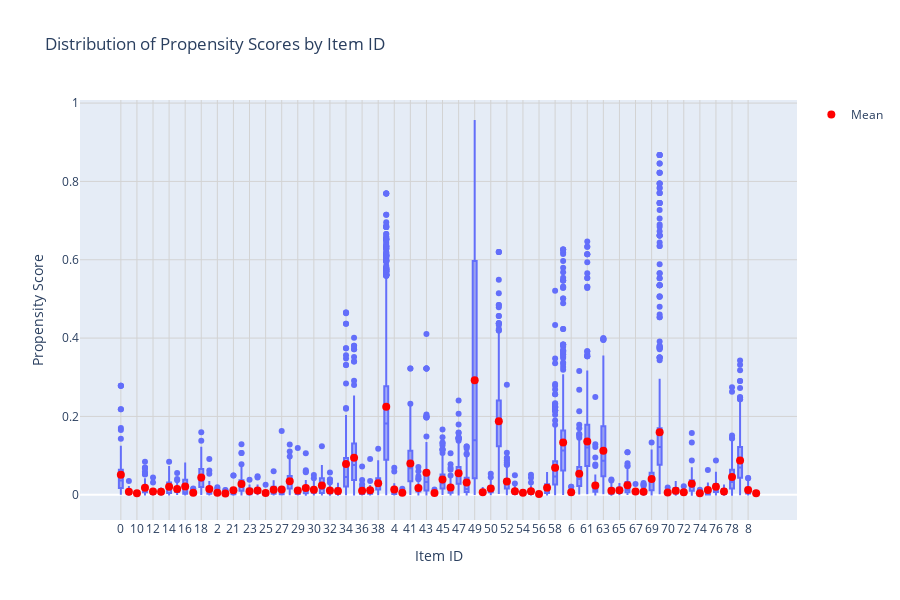

Notebook cell for this chart:
### Markdown cell above
### Propensity Score Distribution by Item ID

Visualize how propensity scores are distributed across different items using boxplots.

### Code cell
# Process data and calculate statistics
plot_df, stats_by_item, summary_by_item = calculate_distribution_stats(
    df=log_df_readable,
    value_col='propensity_score',
    groupby_col='item_id',
    groupby_col_as_string=True
)

# Create the boxplot visualization
fig = plot_boxplot_with_stats(
    plot_df=plot_df,
    stats_df=stats_by_item,
    value_col='propensity_score',
    groupby_col_str='item_id_str',
    title='Distribution of Propensity Scores by Item ID',
    xlabel='Item ID',
    ylabel='Propensity Score',
    height=600,
    show_mean_overlay=True
)

fig.show()

# Print summary statistics
print("\nPropensity Score Statistics by Item ID:")
print("="*60)

print("\nFirst 10 items:")
display(summary_by_item.head(10))

print("\nItems with highest mean propensity:")
display(summary_by_item.nlargest(5, 'mean'))

print("\nItems with lowest mean propensity:")
display(summary_by_item.nsmallest(5, 'mean'))

### Figure 1 — Plotly figure (JSON) as saved in the notebook; plotly's stock layout.template omitted (floating-point values rounded to 4 significant figures; data arrays with more than 128 entries replaced by an {"elided": "..."} marker saying what was removed)
{"data": [{"alignmentgroup": "True", "hovertemplate": "<b>Item ID: %{x}</b><br>Propensity Score: %{y:.4f}<br><extra></extra>", "legendgroup": "", "marker": {"color": "#636efa"}, "name": "", "notched": false, "offsetgroup": "", "orientation": "v", "showlegend": false, "type": "box", "x": {"elided": "10000 str values"}, "x0": " ", "xaxis": "x", "y": {"elided": "10000 float values"}, "y0": " ", "yaxis": "y"}, {"customdata": {"elided": "80x4 float values"}, "hovertemplate": "<b>Item ID: %{x}</b><br>Mean: %{y:.4f}<br>p25: %{customdata[0]:.4f}<br>p50: %{customdata[1]:.4f}<br>p75: %{customdata[2]:.4f}<br>p99: %{customdata[3]:.4f}<br><extra></extra>", "marker": {"color": "red", "size": 8, "symbol": "circle"}, "mode": "markers", "name": "Mean", "type": "scatter", "x": ["0", "1", "2", "3", "4", "5", "6", "7", "8", "9", "10", "11", "12", "13", "14", "15", "16", "17", "18", "19", "20", "21", "22", "23", "24", "25", "26", "27", "28", "29", "30", "31", "32", "33", "34", "35", "36", "37", "38", "39", "40", "41", "42", "43", "44", "45", "46", "47", "48", "49", "50", "51", "52", "53", "54", "55", "56", "57", "58", "59", "60", "61", "62", "63", "64", "65", "66", "67", "68", "69", "70", "71", "72", "73", "74", "75", "76", "77", "78", "79"], "y": [0.05087, 0.007732, 0.004926, 0.01746, 0.01332, 0.006224, 0.006436, 0.1593, 0.01223, 0.003616, 0.004102, 0.0178, 0.008128, 0.007747, 0.02045, 0.01442, 0.0209, 0.005179, 0.04434, 0.01441, 0.00338, 0.0115, 0.02756, 0.00926, 0.01106, 0.004479, 0.01267, 0.01357, 0.03449, 0.01099, 0.01297, 0.02362, 0.01104, 0.009831, 0.07854, 0.09421, 0.01025, 0.01136, 0.02942, 0.2248, 0.005091, 0.0798, 0.01753, 0.05638, 0.004741, 0.0387, 0.01872, 0.0552, 0.0311, 0.2924, 0.01587, 0.1875, 0.03388, 0.008645, 0.005296, 0.009022, 0.001938, 0.01788, 0.06875, 0.1334, 0.05359, 0.1358, 0.02382, 0.1122, 0.0104, 0.0113, 0.02451, 0.008379, 0.007827, 0.04011, 0.006076, 0.01005, 0.00632, 0.02823, 0.003729, 0.01205, 0.02022, 0.008039, 0.04503, 0.08749]}], "layout": {"boxmode": "group", "height": 600, "hovermode": "closest", "legend": {"tracegroupgap": 0}, "showlegend": true, "title": {"text": "Distribution of Propensity Scores by Item ID"}, "xaxis": {"anchor": "y", "categoryorder": "category ascending", "domain": [0, 1], "gridcolor": "lightgray", "gridwidth": 1, "showgrid": true, "title": {"text": "Item ID"}, "type": "category"}, "yaxis": {"anchor": "x", "domain": [0, 1], "gridcolor": "lightgray", "gridwidth": 1, "showgrid": true, "title": {"text": "Propensity Score"}}}}
